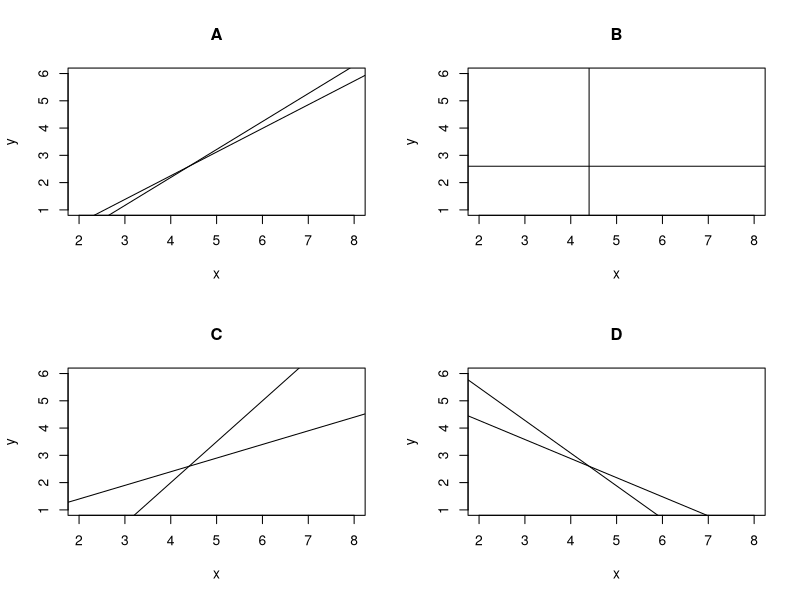

The R source for this figure:
## ---- chunk 1
## DATA GENERATION
x <- c(3, 3, 5, 6, 7, 8, 3, 4, 2, 3)
y <- c(2, 1, 2, 3, 6, 6, 2, 2, 1, 1)
n <- length(x)
table <- matrix(c(x,y), nrow = 2, byrow = T)
#decimals <- matrix(rep(1,2*n), nrow = 2, ncol=9, byrow=TRUE)
rownames(table) <- c("X", "Y")
sumx <- sum(x)
sumy <- sum(y)
sumx2 <- sum(x^2)
sumy2 <- sum(y^2)
sumxy <- sum(x*y)

## QUESTION/ANSWER GENERATION
# means
mx <- sumx / n
my <- sumy / n
mlogy <- mean(log(y))
# variances
s2x <- sumx2/n-mx^2
s2y <- sumy2/n-my^2
s2logy <- sum(log(y)^2)/n-mlogy^2
# Covariances
sxy <- sumxy/n-mx*my
sxlogy <- sum(x*log(y))/n-mx*mlogy
# Detercmation coeff
r2xy <- sxy^2/(s2x*s2y)
# Slopes
byx <- sxy/s2x
# Regression lines
lmyx <- lm(y ~ x)
lmxy <- lm(x ~ y)
# Exponential model
expyx <- lm(log(y) ~ x)
## ---- chunk 2
library(knitr)
knitr::opts_chunk$set(echo = F, message = F, warning = F)
library(kableExtra)
kable(table) %>% kable_styling()
## ---- chunk 3
layout(matrix(1:4, ncol = 2, byrow = T))
plot(x, y, type = "n", main = "A" )
abline(lmyx)
abline(-lmxy$coefficients[1]/lmxy$coefficients[2], 1/lmxy$coefficients[2])
plot(x, y, type = "n", main = "B")
abline(h = mean(y))
abline(v = mean(x))
plot(x, y, type = "n", main = "C")
abline(mean(y)-1.5*mean(x), 1.5)
abline(mean(y)-0.5*mean(x), 0.5)
plot(x, y, type = "n", main = "D")
abline(mean(y)+1.2*mean(x), -1.2)
abline(mean(y)+0.7*mean(x), -0.7)
